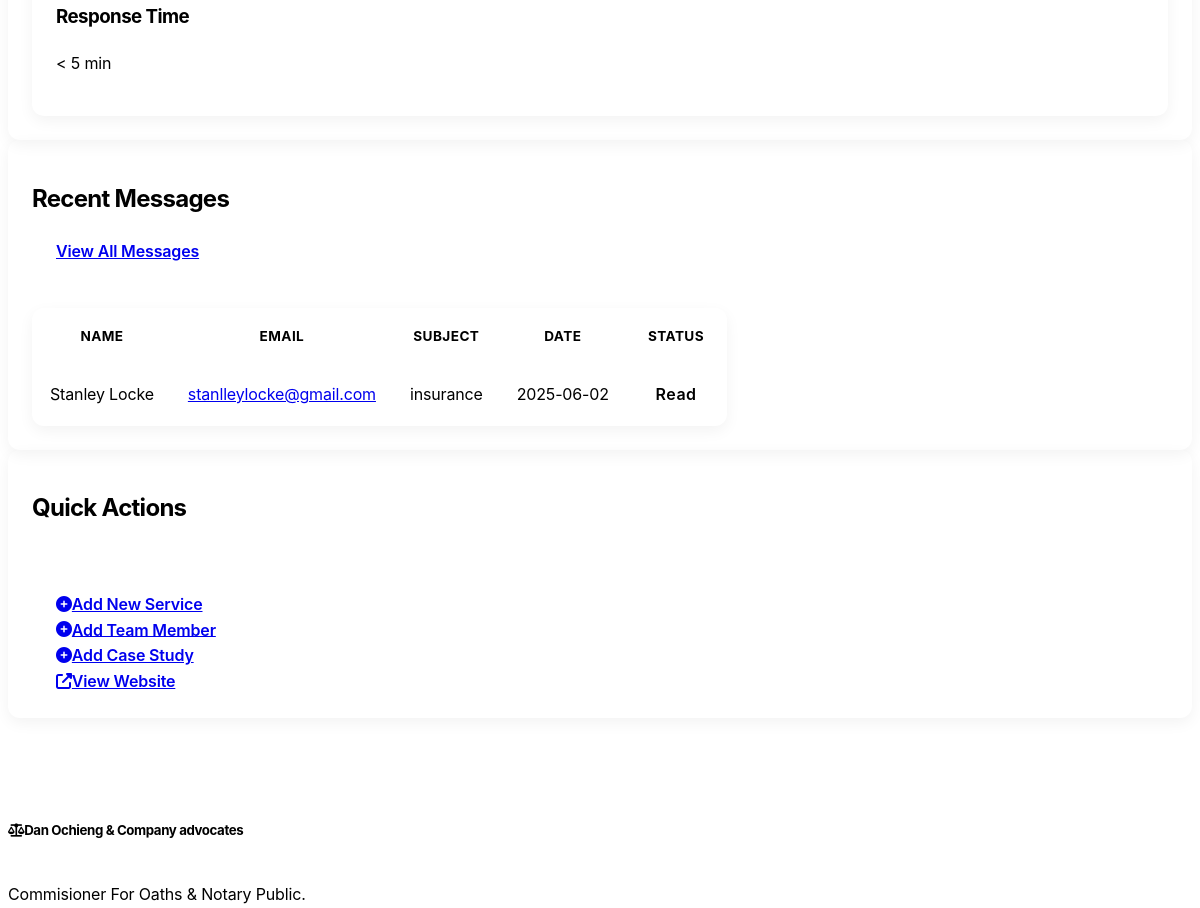
Page /admin/ (signed in, middle part) on the earlier database version.
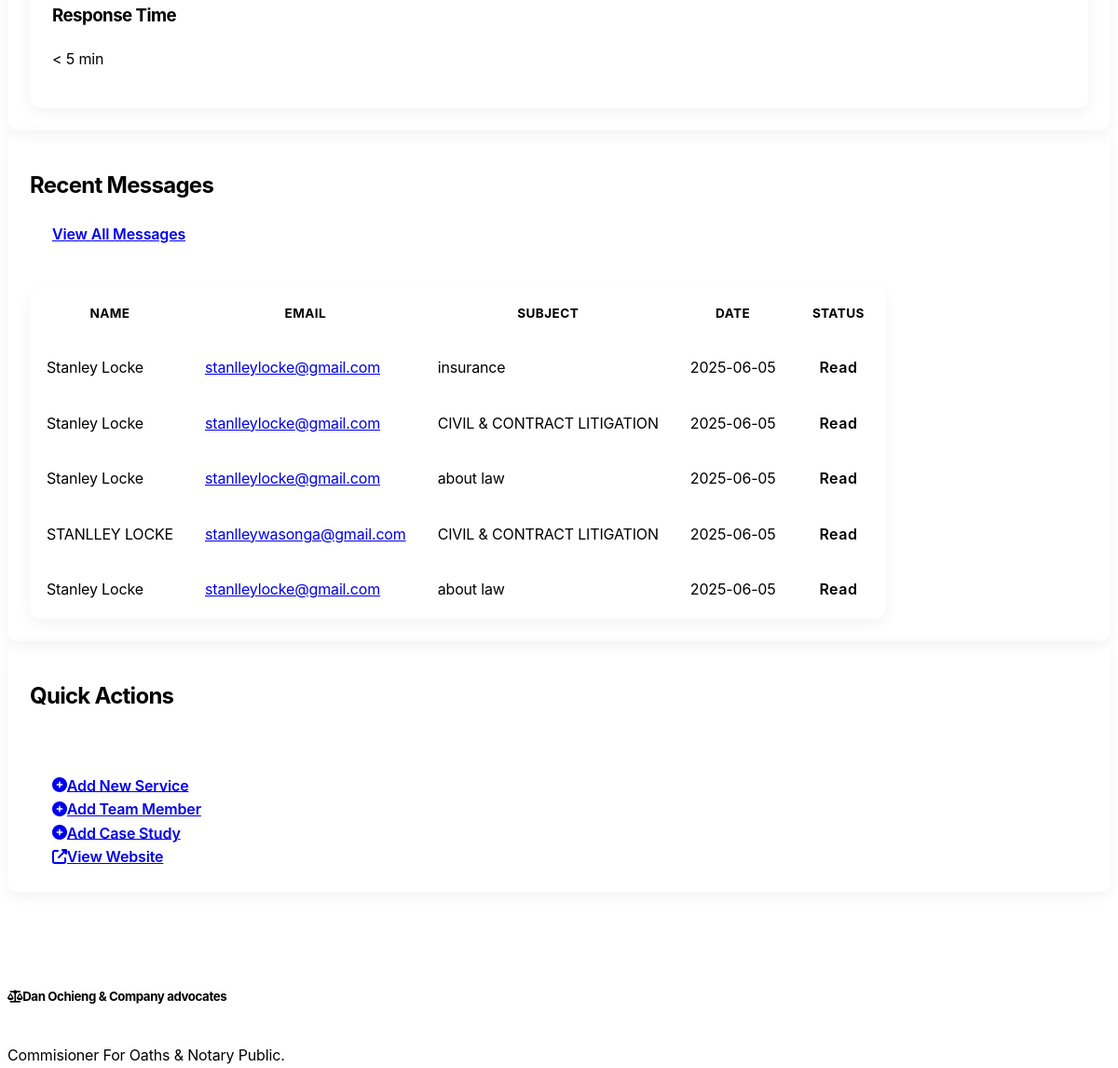
Same page on the later database version.
### models.py (models this page shows, shortened)
class ContactMessage(db.Model):
    id = db.Column(db.Integer, primary_key=True)
    name = db.Column(db.String(100), nullable=False)
    email = db.Column(db.String(120), nullable=False)
    phone = db.Column(db.String(30))
    subject = db.Column(db.String(200))
    message = db.Column(db.Text, nullable=False)
    service_id = db.Column(db.Integer, db.ForeignKey('service.id'), nullable=True)
    service = db.relationship('Service', backref=db.backref('contact_messages', lazy=True))
    is_read = db.Column(db.Boolean, default=False)
    created_at = db.Column(db.DateTime, default=datetime.utcnow)

### routes/admin_routes.py (the view)
    @login_required
    def decorated_function(*args, **kwargs):
        if not current_user.is_admin:
            flash('You need administrator privileges to access this page.', 'danger')
            return redirect(url_for('main.index'))
        return f(*args, **kwargs)

### routes/admin_routes.py (called while the page is built)
def admin_required(f):
    @login_required
    def decorated_function(*args, **kwargs):
        if not current_user.is_admin:
            flash('You need administrator privileges to access this page.', 'danger')
            return redirect(url_for('main.index'))
        return f(*args, **kwargs)
    decorated_function.__name__ = f.__name__
    return decorated_function

@admin_bp.route('/')
@admin_required
def dashboard():
    services_count = Service.query.count()
    team_members_count = TeamMember.query.count()
    case_studies_count = CaseStudy.query.count()
    unread_messages_count = ContactMessage.query.filter_by(is_read=False).count()
    recent_messages = ContactMessage.query.order_by(desc(ContactMessage.created_at)).limit(5).all()
    return render_template('admin/dashboard.html',
                          title='Admin Dashboard',
                          services_count=services_count,
                          team_members_count=team_members_count,
                          case_studies_count=case_studies_count,
                          unread_messages_count=unread_messages_count,
                          recent_messages=recent_messages)

### templates/admin/dashboard.html (shortened to what this page needs)
{% extends "layout.html" %}
{% block content %}
<div class="container-fluid py-4">
    <div class="row mb-4">
        <div class="col-md-12">
            <div class="card">
                <div class="card-body">
                    <div class="row">
                        <div class="col-md-4">
                            <div class="card border-0 bg-light mb-3">
                                <div class="card-body text-center">
                                    <h3 class="h5">Response Time</h3>
                                    <p class="h3 mb-0">< 5 min</p>
                                </div>
                            </div>
                        </div>
                    </div>
                </div>
            </div>
        </div>
    </div>
    <div class="row">
        <div class="col-md-12">
            <div class="card">
                <div class="card-header d-flex justify-content-between align-items-center">
                    <h2 class="h5 mb-0">Recent Messages</h2>
                    <a href="{{ url_for('admin.messages') }}" class="btn btn-sm btn-outline-primary">View All Messages</a>
                </div>
                <div class="card-body p-0">
                    <div class="table-responsive">
                        <table class="table table-hover admin-table mb-0">
                            <thead>
                                <tr>
                                    <th>Name</th>
                                    <th>Email</th>
                                    <th>Subject</th>
                                    <th>Date</th>
                                    <th>Status</th>
                                </tr>
                            </thead>
                            <tbody>
                                {% if recent_messages %}
                                    {% for message in recent_messages %}
                                    <tr {% if not message.is_read %}class="table-warning"{% endif %}>
                                        <td>{{ message.name }}</td>
                                        <td><a href="mailto:{{ message.email }}">{{ message.email }}</a></td>
                                        <td>{{ message.subject|truncate(30) }}</td>
                                        <td>{{ message.created_at.strftime('%Y-%m-%d') }}</td>
                                        <td>
                                            {% if message.is_read %}
                                            <span class="badge bg-success">Read</span>
                                            {% else %}
                                            <span class="badge bg-warning text-dark">Unread</span>
                                            {% endif %}
                                        </td>
                                    </tr>
                                    {% endfor %}
                                {% else %}
                                <tr>
                                    <td colspan="5" class="text-center">No recent messages</td>
                                </tr>
                                {% endif %}
                            </tbody>
                        </table>
                    </div>
                </div>
            </div>
        </div>
    </div>
    <div class="row mt-4">
        <div class="col-md-12">
            <div class="card">
                <div class="card-header">
                    <h2 class="h5 mb-0">Quick Actions</h2>
                </div>
                <div class="card-body">
                    <div class="row">
                        <div class="col-md-3 mb-3 mb-md-0">
                            <div class="d-grid">
                                <a href="{{ url_for('admin.new_service') }}" class="btn btn-outline-primary">
                                    <i class="fas fa-plus-circle me-2"></i>Add New Service
                                </a>
                            </div>
                        </div>
                        <div class="col-md-3 mb-3 mb-md-0">
                            <div class="d-grid">
                                <a href="{{ url_for('admin.new_team_member') }}" class="btn btn-outline-success">
                                    <i class="fas fa-plus-circle me-2"></i>Add Team Member
                                </a>
                            </div>
                        </div>
                        <div class="col-md-3 mb-3 mb-md-0">
                            <div class="d-grid">
                                <a href="{{ url_for('admin.new_case') }}" class="btn btn-outline-info">
                                    <i class="fas fa-plus-circle me-2"></i>Add Case Study
                                </a>
                            </div>
                        </div>
                        <div class="col-md-3">
                            <div class="d-grid">
                                <a href="{{ url_for('main.index') }}" target="_blank" class="btn btn-outline-secondary">
                                    <i class="fas fa-external-link-alt me-2"></i>View Website
                                </a>
                            </div>
                        </div>
                    </div>
                </div>
            </div>
        </div>
    </div>
</div>
{% endblock %}

### templates/layout.html (shortened to what this page needs)
<!DOCTYPE html>
<html lang="en" data-bs-theme="dark">
<head>
    <link rel="stylesheet" href="https://cdn.replit.com/agent/bootstrap-agent-dark-theme.min.css">
    <link rel="stylesheet" href="https://cdnjs.cloudflare.com/ajax/libs/font-awesome/6.4.0/css/all.min.css">
    <link rel="stylesheet" href="{{ url_for('static', filename='css/custom.css') }}">
</head>
<body>
    {% block content %}{% endblock %}
    <footer class="footer mt-5">
        <div class="container">
            <div class="row">
                <div class="col-md-4 mb-4 mb-md-0">
                    <h5 class="mb-4"><i class="fas fa-balance-scale me-2"></i>Dan Ochieng & Company advocates</h5>
                    <p>Commisioner For Oaths & Notary Public.</p>
                </div>
            </div>
        </div>
    </footer>
</body>
</html>

### static/css/custom.css (style rules this page uses)
body { font-family: 'Inter', 'Roboto', sans-serif; letter-spacing: -0.01em; line-height: 1.6; overflow-x: hidden; }
h1, h2, h3, h4, h5, h6 { font-weight: 700; letter-spacing: -0.03em; }
.btn { border-radius: 8px; padding: 0.6rem 1.5rem; font-weight: 600; transition: all 0.3s ease; }
.card { border: none; border-radius: 12px; box-shadow: 0 5px 15px rgba(0, 0, 0, 0.05); overflow: hidden; transition: all 0.3s ease-in-out; }
.card-header { border-bottom: none; padding: 1.25rem 1.5rem; }
.card-body { padding: 1.5rem; }
.footer { background-color: var(--bs-dark); color: var(--bs-light); padding: 5rem 0 3rem; position: relative; overflow: hidden; }
.footer::before { content: ''; position: absolute; top: 0; left: 0; width: 100%; height: 5px; background: linear-gradient(90deg, var(--bs-primary) 0%, var(--bs-info) 100%); }
.footer h5 { font-weight: 700; margin-bottom: 1.5rem; position: relative; display: inline-block; }
.footer h5::after { content: ''; position: absolute; bottom: -10px; left: 0; width: 40px; height: 3px; background: var(--bs-primary); }
.admin-table { border-radius: 12px; overflow: hidden; box-shadow: 0 5px 15px rgba(0, 0, 0, 0.05); }
.admin-table th { border-top: none; font-weight: 700; text-transform: uppercase; font-size: 0.85rem; letter-spacing: 0.03em; padding: 1rem; background-color: rgba(var(--bs-dark-rgb), 0.03); }
.admin-table td { padding: 1rem; vertical-align: middle; }
.admin-table tbody tr { transition: all 0.2s ease; }
.badge { padding: 0.5em 0.8em; font-weight: 600; letter-spacing: 0.03em; border-radius: 6px; }

Differences in the rows shown:
removed ContactMessage: name "Stanley Locke", email "stanlleylocke@gmail.com", subject "insurance", created_at "2025-06-02", is_read "Read"
added ContactMessage: name "Stanley Locke", email "stanlleylocke@gmail.com", subject "insurance", created_at "2025-06-05", is_read "Read"
added ContactMessage: name "Stanley Locke", email "stanlleylocke@gmail.com", subject "CIVIL & CONTRACT LITIGATION", created_at "2025-06-05", is_read "Read"
added ContactMessage: name "Stanley Locke", email "stanlleylocke@gmail.com", subject "about law", created_at "2025-06-05", is_read "Read"
added ContactMessage: name "STANLLEY LOCKE", email "stanlleywasonga@gmail.com", subject "CIVIL & CONTRACT LITIGATION", created_at "2025-06-05", is_read "Read"
added ContactMessage: name "Stanley Locke", email "stanlleylocke@gmail.com", subject "about law", created_at "2025-06-05", is_read "Read"
